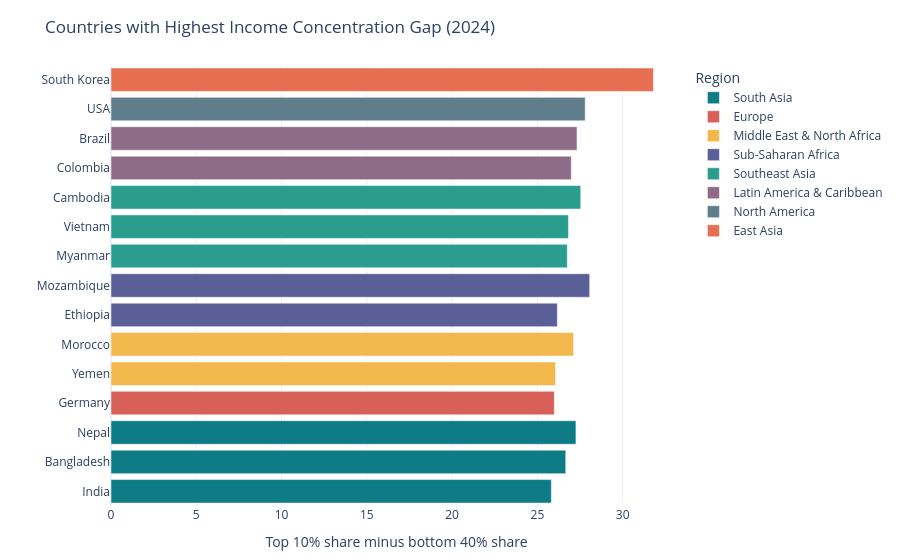
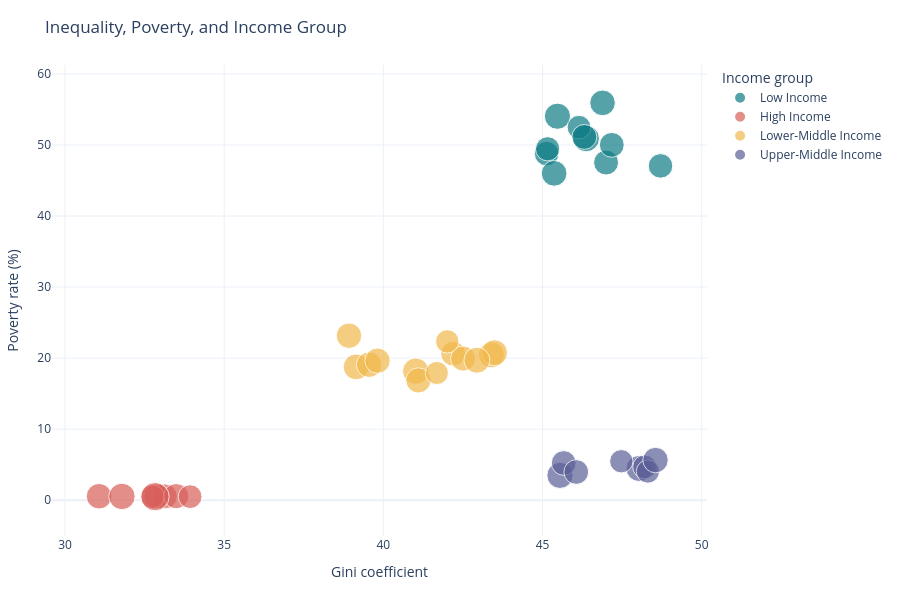

The code cell stored with these charts, in order, in its notebook:
### Markdown cell above
## 10. Inequality and Distribution Signals

### Code cell
top_gap = country_latest.sort_values("income_concentration_gap", ascending=False).head(15)

fig = px.bar(
    top_gap.sort_values("income_concentration_gap"),
    x="income_concentration_gap",
    y="country",
    color="region",
    orientation="h",
    title=f"Countries with Highest Income Concentration Gap ({latest_year})",
    labels={"income_concentration_gap": "Top 10% share minus bottom 40% share", "country": ""},
)
fig.update_layout(height=560, margin=dict(l=15, r=20, t=65, b=40), legend_title_text="Region")
fig.show()

fig = px.scatter(
    country_latest,
    x="gini_coefficient",
    y="poverty_rate_pct",
    color="income_group",
    size="income_concentration_gap",
    hover_name="country",
    hover_data={"region": True, "access_foundation_index": ":.1f", "hdi_score": ":.3f"},
    title="Inequality, Poverty, and Income Group",
    labels={
        "gini_coefficient": "Gini coefficient",
        "poverty_rate_pct": "Poverty rate (%)",
        "income_concentration_gap": "Income concentration gap",
    },
)
fig.update_layout(height=590, margin=dict(l=40, r=20, t=65, b=40), legend_title_text="Income group")
fig.show()

### Figure 1 — Plotly figure (JSON) as saved in the notebook; plotly's stock layout.template omitted (floating-point values rounded to 4 significant figures)
{"data": [{"hovertemplate": "region=South Asia<br>Top 10% share minus bottom 40% share=%{x}<br>=%{y}<extra></extra>", "legendgroup": "South Asia", "marker": {"color": "#0E7C86", "pattern": {"shape": ""}}, "name": "South Asia", "orientation": "h", "showlegend": true, "textposition": "auto", "type": "bar", "x": [25.82, 26.66, 27.26], "xaxis": "x", "y": ["India", "Bangladesh", "Nepal"], "yaxis": "y"}, {"hovertemplate": "region=Europe<br>Top 10% share minus bottom 40% share=%{x}<br>=%{y}<extra></extra>", "legendgroup": "Europe", "marker": {"color": "#D95F59", "pattern": {"shape": ""}}, "name": "Europe", "orientation": "h", "showlegend": true, "textposition": "auto", "type": "bar", "x": [25.99], "xaxis": "x", "y": ["Germany"], "yaxis": "y"}, {"hovertemplate": "region=Middle East & North Africa<br>Top 10% share minus bottom 40% share=%{x}<br>=%{y}<extra></extra>", "legendgroup": "Middle East & North Africa", "marker": {"color": "#F2B84B", "pattern": {"shape": ""}}, "name": "Middle East & North Africa", "orientation": "h", "showlegend": true, "textposition": "auto", "type": "bar", "x": [26.07, 27.12], "xaxis": "x", "y": ["Yemen", "Morocco"], "yaxis": "y"}, {"hovertemplate": "region=Sub-Saharan Africa<br>Top 10% share minus bottom 40% share=%{x}<br>=%{y}<extra></extra>", "legendgroup": "Sub-Saharan Africa", "marker": {"color": "#5B5F97", "pattern": {"shape": ""}}, "name": "Sub-Saharan Africa", "orientation": "h", "showlegend": true, "textposition": "auto", "type": "bar", "x": [26.17, 28.07], "xaxis": "x", "y": ["Ethiopia", "Mozambique"], "yaxis": "y"}, {"hovertemplate": "region=Southeast Asia<br>Top 10% share minus bottom 40% share=%{x}<br>=%{y}<extra></extra>", "legendgroup": "Southeast Asia", "marker": {"color": "#2A9D8F", "pattern": {"shape": ""}}, "name": "Southeast Asia", "orientation": "h", "showlegend": true, "textposition": "auto", "type": "bar", "x": [26.75, 26.82, 27.54], "xaxis": "x", "y": ["Myanmar", "Vietnam", "Cambodia"], "yaxis": "y"}, {"hovertemplate": "region=Latin America & Caribbean<br>Top 10% share minus bottom 40% share=%{x}<br>=%{y}<extra></extra>", "legendgroup": "Latin America & Caribbean", "marker": {"color": "#8E6C88", "pattern": {"shape": ""}}, "name": "Latin America & Caribbean", "orientation": "h", "showlegend": true, "textposition": "auto", "type": "bar", "x": [26.99, 27.32], "xaxis": "x", "y": ["Colombia", "Brazil"], "yaxis": "y"}, {"hovertemplate": "region=North America<br>Top 10% share minus bottom 40% share=%{x}<br>=%{y}<extra></extra>", "legendgroup": "North America", "marker": {"color": "#607D8B", "pattern": {"shape": ""}}, "name": "North America", "orientation": "h", "showlegend": true, "textposition": "auto", "type": "bar", "x": [27.8], "xaxis": "x", "y": ["USA"], "yaxis": "y"}, {"hovertemplate": "region=East Asia<br>Top 10% share minus bottom 40% share=%{x}<br>=%{y}<extra></extra>", "legendgroup": "East Asia", "marker": {"color": "#E76F51", "pattern": {"shape": ""}}, "name": "East Asia", "orientation": "h", "showlegend": true, "textposition": "auto", "type": "bar", "x": [31.81], "xaxis": "x", "y": ["South Korea"], "yaxis": "y"}], "layout": {"barmode": "relative", "height": 560, "legend": {"title": {"text": "Region"}, "tracegroupgap": 0}, "margin": {"b": 40, "l": 15, "r": 20, "t": 65}, "title": {"text": "Countries with Highest Income Concentration Gap (2024)"}, "xaxis": {"anchor": "y", "domain": [0.0, 1.0], "title": {"text": "Top 10% share minus bottom 40% share"}}, "yaxis": {"anchor": "x", "domain": [0.0, 1.0], "title": {"text": ""}}}}

### Figure 2 — Plotly figure (JSON) as saved in the notebook; plotly's stock layout.template omitted (floating-point values rounded to 4 significant figures)
{"data": [{"customdata": [["South Asia", 36.0, 0.5083], ["Sub-Saharan Africa", 37.07, 0.4797], ["Sub-Saharan Africa", 36.98, 0.477], ["Latin America & Caribbean", 36.27, 0.4652], ["Sub-Saharan Africa", 37.84, 0.4695], ["Sub-Saharan Africa", 36.02, 0.4739], ["South Asia", 36.71, 0.4673], ["Sub-Saharan Africa", 36.55, 0.4599], ["Sub-Saharan Africa", 37.42, 0.4691], ["Sub-Saharan Africa", 37.49, 0.461], ["Middle East & North Africa", 37.64, 0.481]], "hovertemplate": "<b>%{hovertext}</b><br><br>income_group=Low Income<br>Gini coefficient=%{x}<br>Poverty rate (%)=%{y}<br>Income concentration gap=%{marker.size}<br>region=%{customdata[0]}<br>access_foundation_index=%{customdata[1]:.1f}<br>hdi_score=%{customdata[2]:.3f}<extra></extra>", "hovertext": ["Afghanistan", "Burkina Faso", "Ethiopia", "Haiti", "Mali", "Mozambique", "Nepal", "Sudan", "Tanzania", "Uganda", "Yemen"], "legendgroup": "Low Income", "marker": {"color": "#0E7C86", "size": [23.99, 23.97, 26.17, 24.71, 23.37, 28.07, 27.26, 24.54, 22.29, 24.8, 26.07], "sizemode": "area", "sizeref": 0.07951, "symbol": "circle"}, "mode": "markers", "name": "Low Income", "orientation": "v", "showlegend": true, "type": "scatter", "x": [45.13, 48.71, 45.37, 47.0, 45.16, 46.37, 45.47, 47.18, 46.15, 46.31, 46.89], "xaxis": "x", "y": [48.79, 47.06, 46.01, 47.54, 49.47, 50.92, 54.05, 50.03, 52.51, 51.14, 55.94], "yaxis": "y"}, {"customdata": [["Oceania", 94.3, 0.9328], ["North America", 94.8, 0.9392], ["Europe", 95.76, 0.9456], ["Europe", 94.53, 0.9373], ["East Asia", 95.1, 0.9396], ["East Asia", 94.93, 0.9392], ["Europe", 94.48, 0.9454], ["North America", 94.84, 0.9343]], "hovertemplate": "<b>%{hovertext}</b><br><br>income_group=High Income<br>Gini coefficient=%{x}<br>Poverty rate (%)=%{y}<br>Income concentration gap=%{marker.size}<br>region=%{customdata[0]}<br>access_foundation_index=%{customdata[1]:.1f}<br>hdi_score=%{customdata[2]:.3f}<extra></extra>", "hovertext": ["Australia", "Canada", "France", "Germany", "Japan", "South Korea", "UK", "USA"], "legendgroup": "High Income", "marker": {"color": "#D95F59", "size": [24.74, 25.33, 22.59, 25.99, 25.25, 31.81, 22.47, 27.8], "sizemode": "area", "sizeref": 0.07951, "symbol": "circle"}, "mode": "markers", "name": "High Income", "orientation": "v", "showlegend": true, "type": "scatter", "x": [33.13, 32.87, 32.74, 31.07, 33.49, 32.83, 33.93, 31.79], "xaxis": "x", "y": [0.536, 0.5533, 0.5, 0.558, 0.5715, 0.5011, 0.5, 0.5314], "yaxis": "y"}, {"customdata": [["South Asia", 59.41, 0.6355], ["Southeast Asia", 60.63, 0.6149], ["Middle East & North Africa", 59.62, 0.6389], ["Sub-Saharan Africa", 60.5, 0.6341], ["South Asia", 60.95, 0.6091], ["Sub-Saharan Africa", 60.43, 0.6386], ["Middle East & North Africa", 60.92, 0.6241], ["Southeast Asia", 60.25, 0.6261], ["Sub-Saharan Africa", 58.09, 0.6245], ["South Asia", 60.33, 0.6221], ["Southeast Asia", 58.8, 0.6365], ["Sub-Saharan Africa", 60.13, 0.6126], ["Southeast Asia", 59.91, 0.6251]], "hovertemplate": "<b>%{hovertext}</b><br><br>income_group=Lower-Middle Income<br>Gini coefficient=%{x}<br>Poverty rate (%)=%{y}<br>Income concentration gap=%{marker.size}<br>region=%{customdata[0]}<br>access_foundation_index=%{customdata[1]:.1f}<br>hdi_score=%{customdata[2]:.3f}<extra></extra>", "hovertext": ["Bangladesh", "Cambodia", "Egypt", "Ghana", "India", "Kenya", "Morocco", "Myanmar", "Nigeria", "Pakistan", "Philippines", "Senegal", "Vietnam"], "legendgroup": "Lower-Middle Income", "marker": {"color": "#F2B84B", "size": [26.66, 27.54, 25.77, 24.66, 25.82, 25.06, 27.12, 26.75, 21.74, 25.54, 25.26, 21.25, 26.82], "sizemode": "area", "sizeref": 0.07951, "symbol": "circle"}, "mode": "markers", "name": "Lower-Middle Income", "orientation": "v", "showlegend": true, "type": "scatter", "x": [39.15, 41.02, 38.92, 42.19, 39.55, 42.51, 43.4, 43.49, 42.01, 39.82, 41.1, 41.68, 42.94], "xaxis": "x", "y": [18.77, 18.17, 23.16, 20.63, 19.07, 19.95, 20.47, 20.76, 22.36, 19.64, 16.86, 17.91, 19.71], "yaxis": "y"}, {"customdata": [["Latin America & Caribbean", 80.08, 0.7595], ["East Asia", 79.06, 0.7625], ["Latin America & Caribbean", 80.47, 0.7478], ["Southeast Asia", 80.7, 0.7467], ["Latin America & Caribbean", 80.05, 0.761], ["Latin America & Caribbean", 78.85, 0.7492], ["Sub-Saharan Africa", 79.77, 0.7567], ["Europe/Asia", 79.93, 0.7545]], "hovertemplate": "<b>%{hovertext}</b><br><br>income_group=Upper-Middle Income<br>Gini coefficient=%{x}<br>Poverty rate (%)=%{y}<br>Income concentration gap=%{marker.size}<br>region=%{customdata[0]}<br>access_foundation_index=%{customdata[1]:.1f}<br>hdi_score=%{customdata[2]:.3f}<extra></extra>", "hovertext": ["Brazil", "China", "Colombia", "Indonesia", "Mexico", "Peru", "South Africa", "Turkey"], "legendgroup": "Upper-Middle Income", "marker": {"color": "#5B5F97", "size": [27.32, 24.37, 26.99, 24.37, 22.52, 21.69, 21.59, 25.75], "sizemode": "area", "sizeref": 0.07951, "symbol": "circle"}, "mode": "markers", "name": "Upper-Middle Income", "orientation": "v", "showlegend": true, "type": "scatter", "x": [45.55, 45.67, 48.03, 46.06, 48.21, 47.48, 48.31, 48.55], "xaxis": "x", "y": [3.495, 5.239, 4.468, 3.971, 4.686, 5.481, 4.034, 5.648], "yaxis": "y"}], "layout": {"height": 590, "legend": {"itemsizing": "constant", "title": {"text": "Income group"}, "tracegroupgap": 0}, "margin": {"b": 40, "l": 40, "r": 20, "t": 65}, "title": {"text": "Inequality, Poverty, and Income Group"}, "xaxis": {"anchor": "y", "domain": [0.0, 1.0], "title": {"text": "Gini coefficient"}}, "yaxis": {"anchor": "x", "domain": [0.0, 1.0], "title": {"text": "Poverty rate (%)"}}}}
